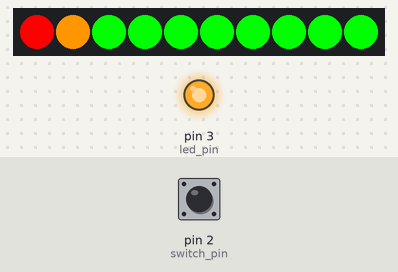
Simulated run of this sketch. Board: Arduino Uno, built with avr-gcc and run on an emulated ATmega328P. On the bench: 10 RGB LEDs in strip order, left to right, output pins drawn as LEDs (lit = HIGH). Inputs (shaded band) come from the test bench; at power-on: pin 2 (switch_pin) HIGH.

Above: at 1.2 s.
1.3 s: pin 2 (switch_pin) pulled LOW for 1 s
At 2.7 s:
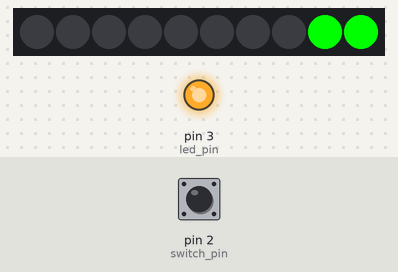
5.3 s: pin 2 (switch_pin) pulled LOW for 0.15 s
At 5.3 s:
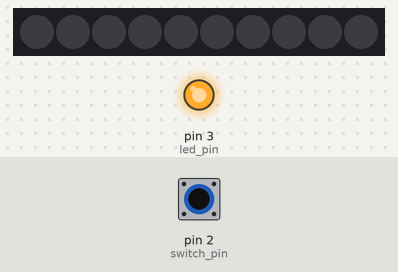
8.4 s: pin 2 (switch_pin) pulled LOW for 0.15 s
At 9.3 s:
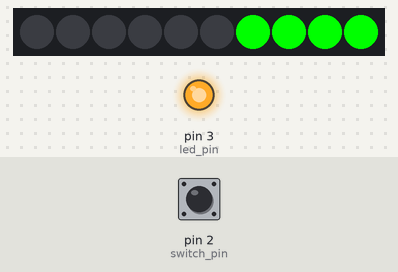
11.5 s: pin 2 (switch_pin) pulled LOW for 1 s
At 12.9 s:
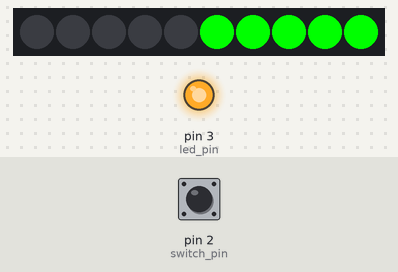
15.5 s: pin 2 (switch_pin) pulsed LOW 5 times (0.12 s each, 0.3 s apart)
At 16.72 s:
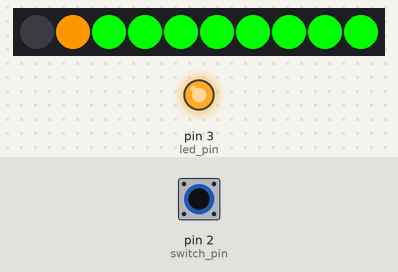
20.0 s: pin 2 (switch_pin) pulled LOW for 3.2 s
At 26.47 s:
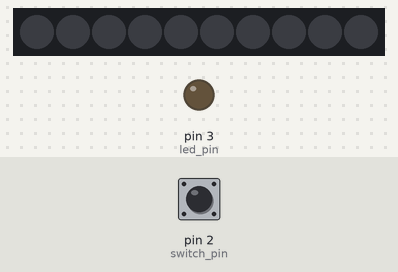
Timing chart, 0 to 26.7 s (numbered marks = the images above; inputs shaded):
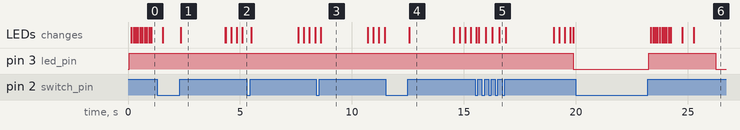

The sketch:

laundry.ino
```cpp
// (licence header left out)
/* The MIT License (MIT)
 *
 * Copyright (c) 2020 Chris Page
 *
 * Permission is hereby granted, free of charge, to any person obtaining a copy
 * of this software and associated documentation files (the "Software"), to deal
 * in the Software without restriction, including without limitation the rights
 * to use, copy, modify, merge, publish, distribute, sublicense, and/or sell
 * copies of the Software, and to permit persons to whom the Software is
 * furnished to do so, subject to the following conditions:
 *
 * The above copyright notice and this permission notice shall be included in
 * all copies or substantial portions of the Software.
 *
 * THE SOFTWARE IS PROVIDED "AS IS", WITHOUT WARRANTY OF ANY KIND, EXPRESS OR
 * IMPLIED, INCLUDING BUT NOT LIMITED TO THE WARRANTIES OF MERCHANTABILITY,
 * FITNESS FOR A PARTICULAR PURPOSE AND NONINFRINGEMENT. IN NO EVENT SHALL THE
 * AUTHORS OR COPYRIGHT HOLDERS BE LIABLE FOR ANY CLAIM, DAMAGES OR OTHER
 * LIABILITY, WHETHER IN AN ACTION OF CONTRACT, TORT OR OTHERWISE, ARISING FROM,
 * OUT OF OR IN CONNECTION WITH THE SOFTWARE OR THE USE OR OTHER DEALINGS IN
 * THE SOFTWARE.
 */

#include <Grove_LED_Bar.h>
#include "SwitchControl.h"
#include "FSM.h"

// Configuration values for the peripherals
const int switch_pin = 2;
const int led_pin    = 3;
const int clock_pin  = 7;
const int data_pin   = 8;

// A variable to store the time the bar should fill over
unsigned long total_time = 0;

// The switch and led bar peripherals have objects to control them
SwitchControl control_switch(switch_pin, led_pin);
Grove_LED_Bar bar(clock_pin, data_pin, true, LED_BAR_10);

// Create the state objects the FSM will use, and the FSM itself
OffState     state_off    (control_switch, bar);
StartupState state_startup(control_switch, bar);
ProgramState state_program(control_switch, bar, &total_time);
TimerState   state_timer  (control_switch, bar, &total_time);
WaitState    state_wait   (control_switch, bar);
Machine fsm;

void setup() {

    // Ensure the switch and bar are in a sane initial state
    control_switch.setup();
    bar.begin();

    // Add the possible states to the FSM.
    fsm.add_state(&state_off);
    fsm.add_state(&state_startup);
    fsm.add_state(&state_program);
    fsm.add_state(&state_timer);
    fsm.add_state(&state_wait);
    fsm.set_state(State::StateID::STATE_OFF);
}

void loop() {
    // All the work of updating the bar is done in the FSM,
    // based on events generated by the control switch
    SwitchControl::Event event = control_switch.update();
    fsm.update(event);
}
```

FSM.cpp
```cpp
// (licence header left out)
/* The MIT License (MIT)
 *
 * Copyright (c) 2020 Chris Page
 *
 * Permission is hereby granted, free of charge, to any person obtaining a copy
 * of this software and associated documentation files (the "Software"), to deal
 * in the Software without restriction, including without limitation the rights
 * to use, copy, modify, merge, publish, distribute, sublicense, and/or sell
 * copies of the Software, and to permit persons to whom the Software is
 * furnished to do so, subject to the following conditions:
 *
 * The above copyright notice and this permission notice shall be included in
 * all copies or substantial portions of the Software.
 *
 * THE SOFTWARE IS PROVIDED "AS IS", WITHOUT WARRANTY OF ANY KIND, EXPRESS OR
 * IMPLIED, INCLUDING BUT NOT LIMITED TO THE WARRANTIES OF MERCHANTABILITY,
 * FITNESS FOR A PARTICULAR PURPOSE AND NONINFRINGEMENT. IN NO EVENT SHALL THE
 * AUTHORS OR COPYRIGHT HOLDERS BE LIABLE FOR ANY CLAIM, DAMAGES OR OTHER
 * LIABILITY, WHETHER IN AN ACTION OF CONTRACT, TORT OR OTHERWISE, ARISING FROM,
 * OUT OF OR IN CONNECTION WITH THE SOFTWARE OR THE USE OR OTHER DEALINGS IN
 * THE SOFTWARE.
 */

#include "FSM.h"

void Machine::update(SwitchControl::Event event)
{
    // If the FSM is in a sane state, with a known state impl, run the state's update.
    if (current_state != State::StateID::STATE_NONE && states[current_state] ) {
        set_state(states[current_state] -> update(event));
    }
}


void Machine::add_state(State *state)
{
    // Store the new state impl, potentially discarding any previous occupant of this slot
    states[state -> get_id()] = state;
}


void Machine::set_state(State::StateID newstate)
{
    if (newstate != current_state &&              // nothing to do if already in the right state
        newstate != State::StateID::STATE_NONE && // ignore attempts to go into no-state
        newstate <  State::StateID::STATE_MAX &&  // only allow states in the known range
        states[newstate]) {                       // and the state must have an implementation

        current_state = newstate;
        states[current_state] -> enter();
    }
}


/* ------------------------------------------------------------------------
 *  Base State
 */

State::StateID State::update(SwitchControl::Event event)
{
    // Longpresses always go to the off state, from any state.
    if (event == SwitchControl::EVENT_LONGPRESS) {
        return STATE_OFF;
    }

    // Otherwise, no change.
    return STATE_NONE;
}


/* ------------------------------------------------------------------------
 *  STATE_OFF
 */

void OffState::enter()
{
    State::enter();

    // Turn off the bar and button LEDs
    led_bar.setLevel(0);
    button.set_led_state(false);
}

State::StateID OffState::update(SwitchControl::Event event)
{
    State::StateID newstate = State::update(event);
    if (newstate != STATE_NONE) {
        return newstate;
    }

    // Wakeup from off on button press
    if (event == SwitchControl::EVENT_PRESSED) {
        return STATE_STARTUP;
    }

    return STATE_NONE;
}


/* ------------------------------------------------------------------------
 *  STATE_STARTUP
 */

void StartupState::enter()
{
    State::enter();

    // Turn on the button LED
    button.set_led_state(true);
}

State::StateID StartupState::update(SwitchControl::Event event)
{
    State::StateID newstate = State::update(event);
    if (newstate != STATE_NONE) {
        return newstate;
    }

    // fill in the LED bar based on the state time, with a bit of fudge on
    // the timer at the end so it shows all 10 for more than an instant
    if (state_time() >= 1500) {
        return STATE_PROGRAM;
    } else {
        led_bar.setLevel((state_time() + 10) / 100);
    }

    return STATE_NONE;
}


/* ------------------------------------------------------------------------
 *  STATE_PROGRAM
 */

void ProgramState::enter()
{
    State::enter();

    // There will always be a minimum of one bar turned on
    led_bar.setLevel(1);
    program_time = 1;
}

State::StateID ProgramState::update(SwitchControl::Event event)
{
    State::StateID newstate = State::update(event);
    if (newstate != STATE_NONE) {
        return newstate;
    }

    // If the user has pressed the button, increment the set time, with wrap
    if (event == SwitchControl::EVENT_PRESSED) {
        ++program_time;
        if (program_time > 10) {
            program_time = 1;
        }

        led_bar.setLevel(program_time);
    }

    // If the user hasn't pressed and released the button for a period,
    // look at flashing the LEDS or even starting the timer.
    unsigned long released = button.time_since_released();
     if (button.time_since_pressed() > hold_time && released > hold_time) {

        // Flash the LEDs on and off to indicate impending timer set
        if (((released - hold_time) / 250) % 2) {
            led_bar.setLevel(0);
        } else {
            led_bar.setLevel(program_time);
        }

        // If the user hasn't pressed anything for over the timeout time, set
        // the total time for the timer, and indicate the move to the new state
        if (released > timeout) {
            *total_time = program_time * (bar_time * 1000);
            return STATE_TIMER;
        }
    }

    return STATE_NONE;
}


/* ------------------------------------------------------------------------
 *  STATE_TIMER
 */

void TimerState::enter()
{
    State::enter();

    last_update = 0;
    led_bar.setLevel(0);
}

State::StateID TimerState::update(SwitchControl::Event event)
{
    State::StateID newstate = State::update(event);
    if (newstate != STATE_NONE) {
        return newstate;
    }

    // Only update the bar every half second or so; even that's probably overkill
    if((unsigned long)(millis() - last_update) > 500) {
        last_update = millis();

        led_bar.setLevel((float)state_time() / ((float)(*total_time) / 10.0f));
    }

    // If we've been in the state long enough, switch to the wait state.
    if (state_time() > *total_time) {
        return STATE_WAIT;
    }

    return STATE_NONE;
}


/* ------------------------------------------------------------------------
 *  STATE_WAIT
 */

// Note that we pass led and dir into this rather than just using
// the sweep_led and sweep_dir variables directly, as we need to
// modify the led and dir values as part of this function, and we
// don't want to touch the sweep_led and _dir vars in the process.
void WaitState::sweep_leds(int led, int dir)
{
    uint8_t leds[10];
    uint8_t level = 0xff;

    memset(leds, 0, 10);

    // We actually want to go in the opposite direction to the sweep dir,
    // as we're going to be building the 'trail' behind the head
    dir *= -1;

    while (level > 0) {
        // Do not overwrite alread-set LEDs - otherwise bounce trails
        // would overwrite the head!
        if (leds[led] == 0) {
            leds[led] = level;
        }

        // Move to the next LED
        led += dir;

        // Note that we need to explicitly handle out of bounds when doing
        // bounce here, as the += dir above can move the led to -1 or 10.
        if (led <= 0) {
            led = 0;
            dir = 1;
        }
        if (led >= 9) {
            led = 9;
            dir = -1;
        }

        level /= 3;
    }

    // Update the LED bar all in one go
    led_bar.setLeds(leds);
}

void WaitState::enter()
{
    State::enter();

    last_update = millis();
    sweep_led = 0;
    sweep_dir = 1;
    sweep_leds(0, 1);
}


State::StateID WaitState::update(SwitchControl::Event event)
{
    State::StateID newstate = State::update(event);
    if (newstate != STATE_NONE) {
        return newstate;
    }

    if (event == SwitchControl::EVENT_PRESSED) {
        return STATE_STARTUP;
    }

    // Update the sweep every 10th of a second
    if ((unsigned long)(millis() - last_update) > 100) {
        last_update = millis();

        // Move to the next LED, 'bouncing' off the ends
        sweep_led += sweep_dir;
        if (sweep_led == 9) {
            sweep_dir = -1;
        }
        if (sweep_led == 0) {
            sweep_dir = 1;
        }

        sweep_leds(sweep_led, sweep_dir);
    }

    return STATE_NONE;
}
```

SwitchControl.cpp
```cpp
// (licence header left out)
/* The MIT License (MIT)
 *
 * Copyright (c) 2020 Chris Page
 *
 * Permission is hereby granted, free of charge, to any person obtaining a copy
 * of this software and associated documentation files (the "Software"), to deal
 * in the Software without restriction, including without limitation the rights
 * to use, copy, modify, merge, publish, distribute, sublicense, and/or sell
 * copies of the Software, and to permit persons to whom the Software is
 * furnished to do so, subject to the following conditions:
 *
 * The above copyright notice and this permission notice shall be included in
 * all copies or substantial portions of the Software.
 *
 * THE SOFTWARE IS PROVIDED "AS IS", WITHOUT WARRANTY OF ANY KIND, EXPRESS OR
 * IMPLIED, INCLUDING BUT NOT LIMITED TO THE WARRANTIES OF MERCHANTABILITY,
 * FITNESS FOR A PARTICULAR PURPOSE AND NONINFRINGEMENT. IN NO EVENT SHALL THE
 * AUTHORS OR COPYRIGHT HOLDERS BE LIABLE FOR ANY CLAIM, DAMAGES OR OTHER
 * LIABILITY, WHETHER IN AN ACTION OF CONTRACT, TORT OR OTHERWISE, ARISING FROM,
 * OUT OF OR IN CONNECTION WITH THE SOFTWARE OR THE USE OR OTHER DEALINGS IN
 * THE SOFTWARE.
 */

#include "SwitchControl.h"

void SwitchControl::setup()
{
    pinMode(switch_pin, INPUT);
    pinMode(led_pin, OUTPUT);

    // Explicitly set the LED to a known (off) state.
    set_led_state(false);
}


void SwitchControl::set_led_state(bool state)
{
    digitalWrite(led_pin, state ? HIGH : LOW);
}


SwitchControl::Event SwitchControl::update()
{
    Event event = EVENT_NONE;

    uint8_t current_state = digitalRead(switch_pin);

    // If the state has changed since the last update, reset the debounce timer
    if(current_state != last_state) {
        last_debounce = millis();
    }

    // If the debounce timer has been going for longer than the debounce time,
    // a valid state change might be present
    if((millis() - last_debounce) > debounce_time) {

        // If the state has changed, update
        if(current_state != switch_state) {
            switch_state = current_state;

            // Convert the switch status into an event type and record the time
            if(switch_state == HIGH) {
                last_press = millis();
                event = EVENT_PRESSED;
            } else {
                in_longpress = false;    // by definition, can't be in longpress if released.
                last_release = millis();
                event = EVENT_RELEASED;
            }
        }

        // Has the switch been held down for more than the longpress time?
        if(!in_longpress && switch_state == HIGH && ((millis() - last_press) > longpress_time)) {
            in_longpress = true;
            event = EVENT_LONGPRESS;
        }
    }

    // Record the current state for comparison next update()
    last_state = current_state;

    return event;
}
```

Source omitted: FSM.h (11918 bytes), SwitchControl.h (6746 bytes)

Measured:
- after the input at 1.3 s, pin 3 (led_pin): stays HIGH (without the input it goes to LOW after 1.8 s)
- after the input at 5.3 s, pin 3 (led_pin): stays HIGH (without the input it goes to LOW after 0.05 s)
- after the input at 8.4 s, pin 3 (led_pin): stays HIGH (without the input it goes to LOW after 0.10 s); the LEDs: change after 0.20 s (image 3)
- after the input at 11.5 s, pin 3 (led_pin): stays HIGH (without the input it goes to LOW after 0.10 s); the LEDs: change after 1.1 s (image 4)
- after the input at 15.5 s, pin 3 (led_pin): HIGH → LOW after 4.4 s instead of 0.05 s; the LEDs: first change after 0.05 s (image 5 shows a later state)
- after the input at 20.0 s, pin 3 (led_pin): LOW → HIGH after 3.3 s, → LOW 3.0 s later; the LEDs: first change after 3.3 s (image 6 shows a later state)
- what the display in image 1 shows lasts 2.0 s, from 2.4 s to 4.4 s
